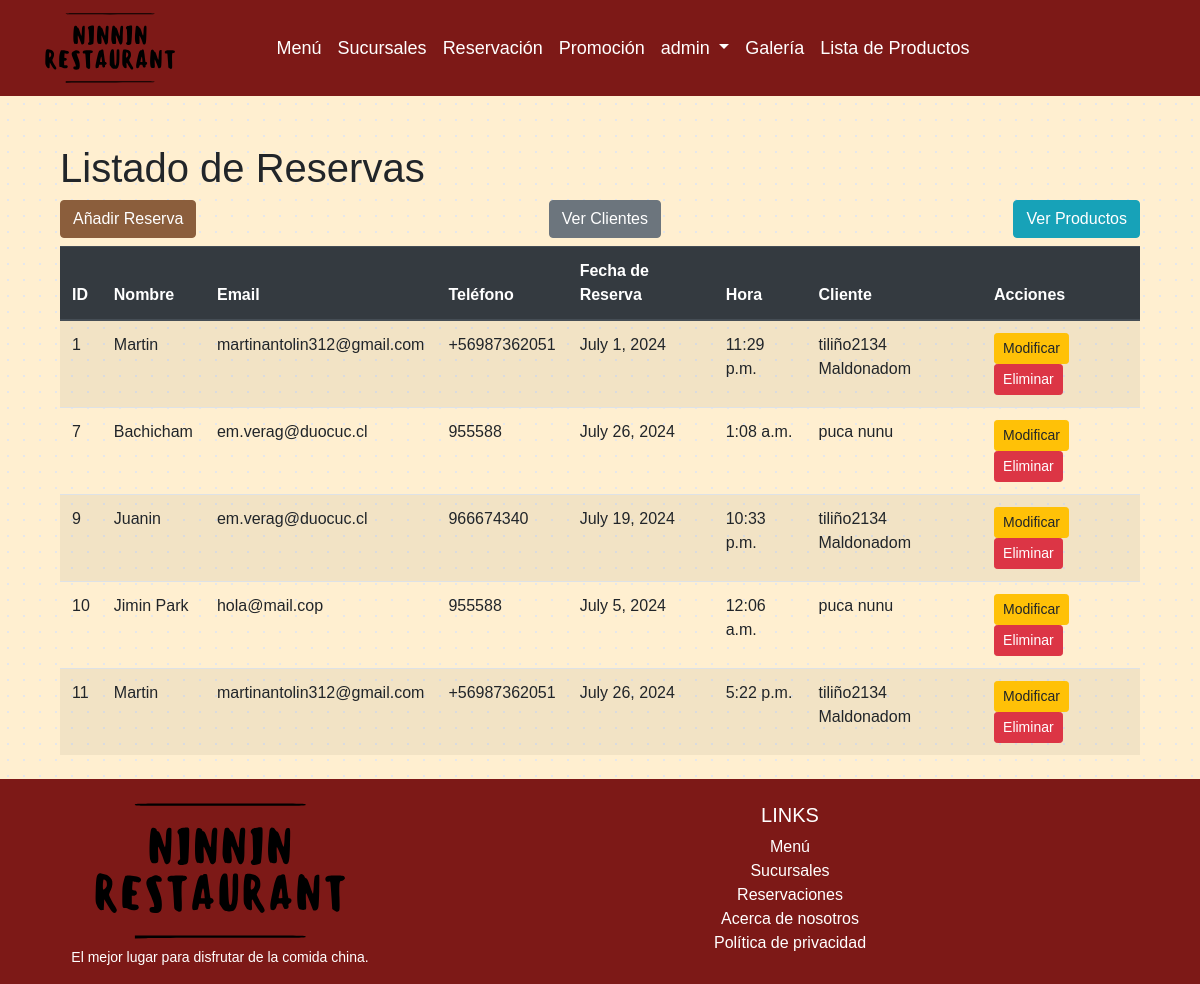
Before: /clientes/reservaList (signed in) with the older database file.
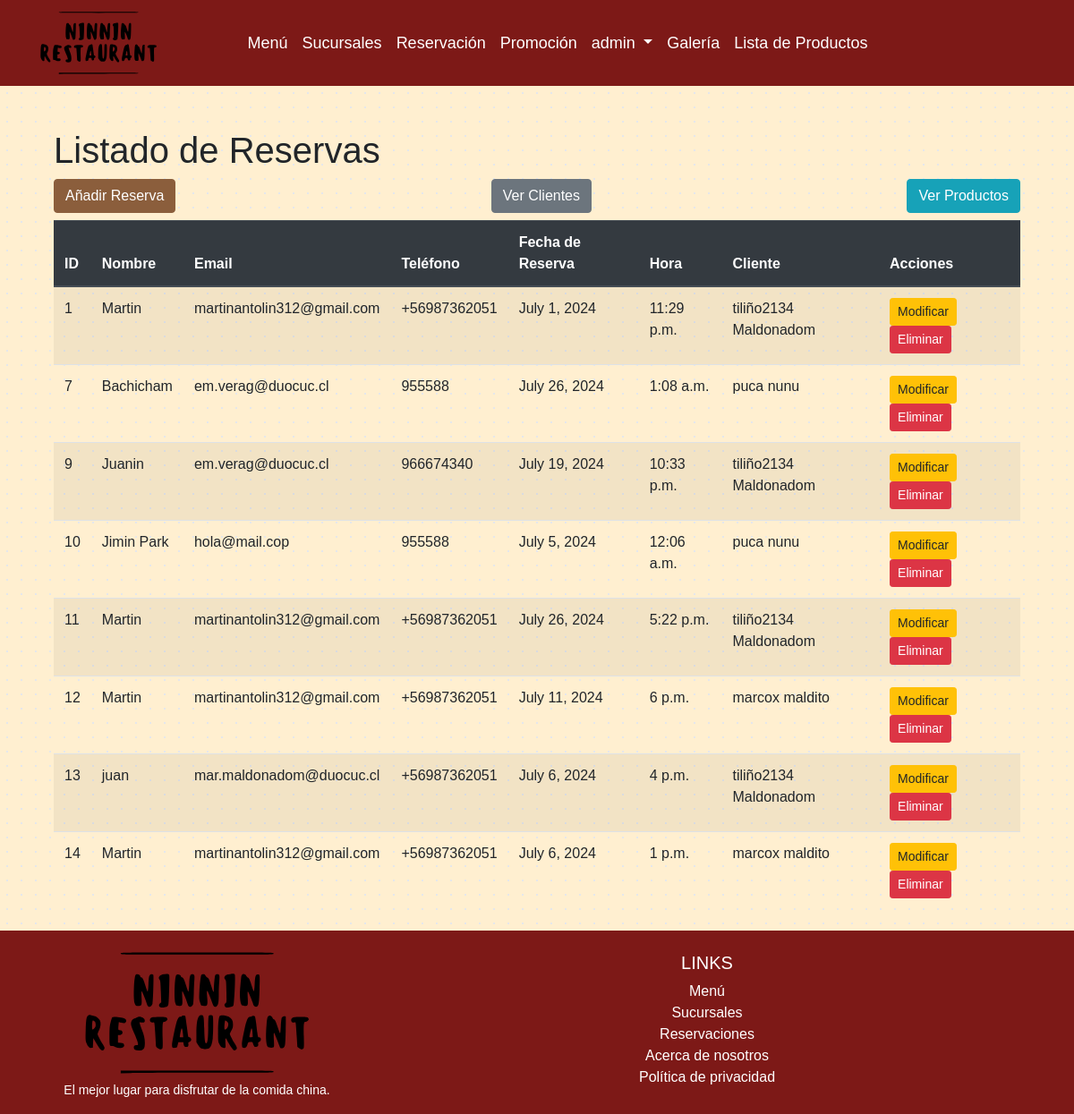
After: the same page with the newer database file.
### clientes/models.py (models this page shows, shortened)
class Reserva(models.Model):
    id_reserva = models.AutoField(db_column='idreserva', primary_key=True)
    cli_reserva = models.ForeignKey(Cliente, on_delete=models.CASCADE)
    nombre = models.CharField(max_length=100)
    email = models.EmailField()
    telefono = models.CharField(max_length=45)
    fecha_reserva = models.DateField()
    hora = models.TimeField()

class Cliente(models.Model):
    user   = models.OneToOneField(User, on_delete=models.CASCADE)
    nombre = models.CharField(max_length=100)
    apellido = models.CharField(max_length=100)
    fecha_nacimiento = models.DateField()
    email = models.EmailField()
    password = models.CharField(max_length=100)

### clientes/views.py (the view)
# urls.py: path('reservaList', views.reserva_list, name='reserva_list'),
@staff_member_required
def reserva_list(request):
    reservas = Reserva.objects.all()
    return render(request, 'reservas/reserva_list.html', {'reservas': reservas})

### clientes/templates/reservas/reserva_list.html (shortened to what this page needs)
{% extends "clientes/base.html" %}
{% block content %}
<div class="container mt-4">
    <h1>Listado de Reservas</h1>
    <div class="d-flex justify-content-between mb-2">
        <a class="btn btn-primary" href="{% url 'reserva_add' %}">Añadir Reserva</a>
        <a class="btn btn-secondary" href="{% url 'crud' %}">Ver Clientes</a>
        <a class="btn btn-info" href="{% url 'crud_producto' %}">Ver Productos</a>
    </div>
    <table class="table table-striped">
        <thead class="thead-dark">
            <tr>
                <th scope="col">ID</th>
                <th scope="col">Nombre</th>
                <th scope="col">Email</th>
                <th scope="col">Teléfono</th>
                <th scope="col">Fecha de Reserva</th>
                <th scope="col">Hora</th>
                <th scope="col">Cliente</th>
                <th scope="col">Acciones</th>
            </tr>
        </thead>
        <tbody>
            {% for reserva in reservas %}
            <tr>
                <td>{{ reserva.id_reserva }}</td>
                <td>{{ reserva.nombre }}</td>
                <td>{{ reserva.email }}</td>
                <td>{{ reserva.telefono }}</td>
                <td>{{ reserva.fecha_reserva }}</td>
                <td>{{ reserva.hora }}</td>
                <td>{{ reserva.cli_reserva.nombre }} {{ reserva.cli_reserva.apellido }}</td>
                <td>
                    <a href="{% url 'reserva_update' reserva.id_reserva %}" class="btn btn-sm btn-warning">Modificar</a>
                    <form action="{% url 'reserva_del' reserva.id_reserva %}" method="post" style="display: inline;">
                        <input type="submit" value="Eliminar" class="btn btn-sm btn-danger">
                    </form>
                </td>
            </tr>
            {% empty %}
            <tr>
                <td colspan="8">No hay reservas disponibles</td>
            </tr>
            {% endfor %}
        </tbody>
    </table>
</div>
{% endblock %}

Changed rows visible on the page:
added Reserva: id_reserva "12", nombre "Martin", email "martinantolin312@gmail.com", telefono "+56987362051", fecha_reserva "July 11, 2024", hora "6 p.m.", cli_reserva.nombre "marcox", cli_reserva.apellido "maldito"
added Reserva: id_reserva "13", nombre "juan", email "mar.maldonadom@duocuc.cl", telefono "+56987362051", fecha_reserva "July 6, 2024", hora "4 p.m.", cli_reserva.nombre "tiliño2134", cli_reserva.apellido "Maldonadom"
added Reserva: id_reserva "14", nombre "Martin", email "martinantolin312@gmail.com", telefono "+56987362051", fecha_reserva "July 6, 2024", hora "1 p.m.", cli_reserva.nombre "marcox", cli_reserva.apellido "maldito"
